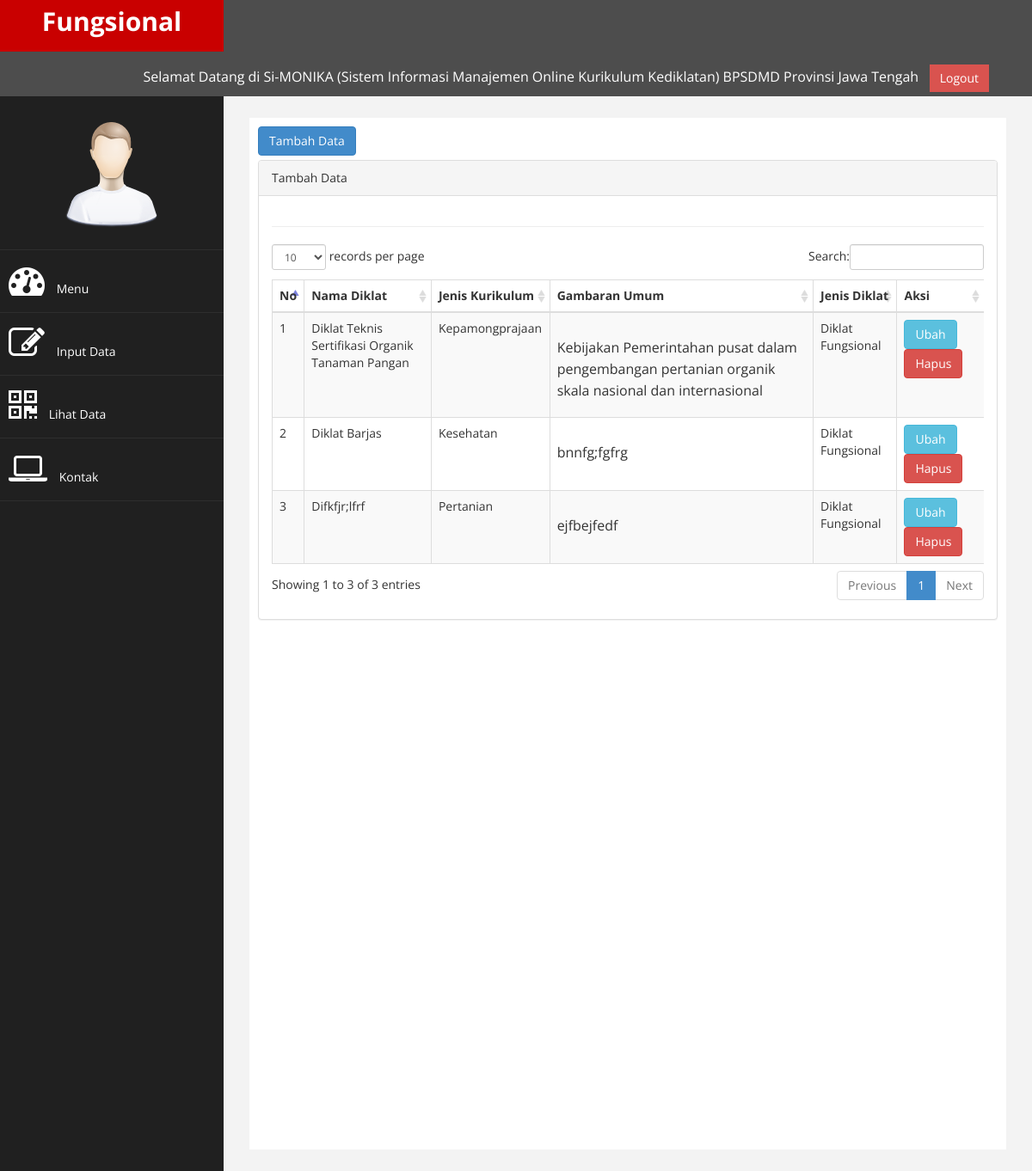
The page /login/adminfungsional/index.php?page=lihat on the database its author committed.
### tables this page shows
CREATE TABLE `ii` (
  `id` int(5) NOT NULL,
  `nm_diklat` varchar(200) NOT NULL,
  `jk_krk` varchar(100) NOT NULL,
  `gambaran` longtext NOT NULL,
  `mk_tj` longtext NOT NULL,
  `mu` longtext NOT NULL,
  `jn_dik` varchar(100) NOT NULL,
  `jp` varchar(100) NOT NULL
);

### login/adminfungsional/page/lihat/lihat.php (the view)
<a href="?page=input" class="btn btn-primary" style="margin-bottom:5px ">Tambah Data</a>
<div class="row">
                <div class="col-md-12">
                    <div class="panel panel-default">
                        <div class="panel-heading">
                             Tambah Data
                        </div>
                        <div class="panel-body">
                            <div class="table-responsive">
                                <table class="table table-striped table-bordered table-hover" id="dataTables-example">
                                    <thead>
                                        <tr>
                                            <th>No</th>
                                            <th>Nama Diklat</th>
                                            <th>Jenis Kurikulum</th>
                                            <th>Gambaran Umum</th>
                                            <th>Jenis Diklat</th>
                                            <th>Aksi</th>
                                        </tr>
                                    </thead>
                                    <tbody>
                                    <?php
 										$no = 1;
 										$sql = $koneksi->query('select * from ii where jn_dik="Diklat Fungsional" ');
 										while ($data= $sql->fetch_assoc()){
                                    ?>
                                    	<tr>
                                    		<td><?php echo $no++; ?></td>
                                    		<td><?php echo $data['nm_diklat']; ?></td>
                                    		<td><?php echo $data['jk_krk']; ?></td>
                                    		<td><?php echo $data['gambaran']; ?></td>
                                    		<td><?php echo $data['jn_dik']; ?></td>
                                    		<td>
                                    			<a href="?page=ubah&id=<?php echo $data['id']; ?>" class="btn btn-info" >Ubah</a>
                                    			<a onclick="return confirm('Anda Yakin Menghapus Data Ini...............????')" href="?page=hapus&id=<?php echo $data['id']; ?>" class="btn btn-danger" >Hapus</a>
                                    		</td>
                                    	</tr>
                                    		<?php } ?>
                                    </tbody>
                            </div>
                        </div>
                    </div>
                </div>
</div>

### login/adminfungsional/assets/css/custom.css (style rules this page uses)
body { font-family: 'Open Sans', sans-serif; }
p { font-size:16px; line-height:25px; padding-top:20px; }

### rows shown on the page
ii: nm_diklat "Diklat Teknis Sertifikasi Organik Tanaman Pangan", jk_krk "Kepamongprajaan", gambaran "Kebijakan Pemerintahan pusat dalam pengembangan pertanian organik skala nasional dan internasional", jn_dik "Diklat Fungsional"
ii: nm_diklat "Diklat Barjas", jk_krk "Kesehatan", gambaran "bnnfg;fgfrg", jn_dik "Diklat Fungsional"
ii: nm_diklat "Difkfjr;lfrf", jk_krk "Pertanian", gambaran "ejfbejfedf", jn_dik "Diklat Fungsional"
